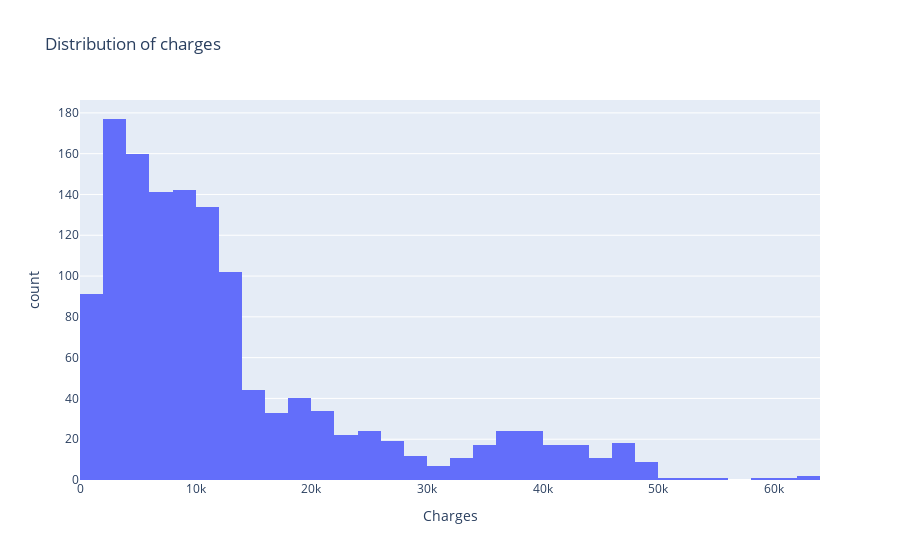

Notebook source saved alongside this figure:
### Code cell
fig = px.histogram(df, x='charges', title="Distribution of charges", labels={
                     "charges": "Charges",
                     "count": "Count"
                 },)
fig.show()

### Figure 1 — Plotly figure (JSON) as saved in the notebook; plotly's stock layout.template omitted (floating-point values rounded to 4 significant figures; data arrays with more than 128 entries replaced by an {"elided": "..."} marker saying what was removed)
{"data": [{"alignmentgroup": "True", "bingroup": "x", "hovertemplate": "Charges=%{x}<br>count=%{y}<extra></extra>", "legendgroup": "", "marker": {"color": "#636efa", "pattern": {"shape": ""}}, "name": "", "offsetgroup": "", "orientation": "v", "showlegend": false, "type": "histogram", "x": {"elided": "1337 float values"}, "xaxis": "x", "yaxis": "y"}], "layout": {"barmode": "relative", "legend": {"tracegroupgap": 0}, "title": {"text": "Distribution of charges"}, "xaxis": {"anchor": "y", "domain": [0, 1], "title": {"text": "Charges"}}, "yaxis": {"anchor": "x", "domain": [0, 1], "title": {"text": "count"}}}}
